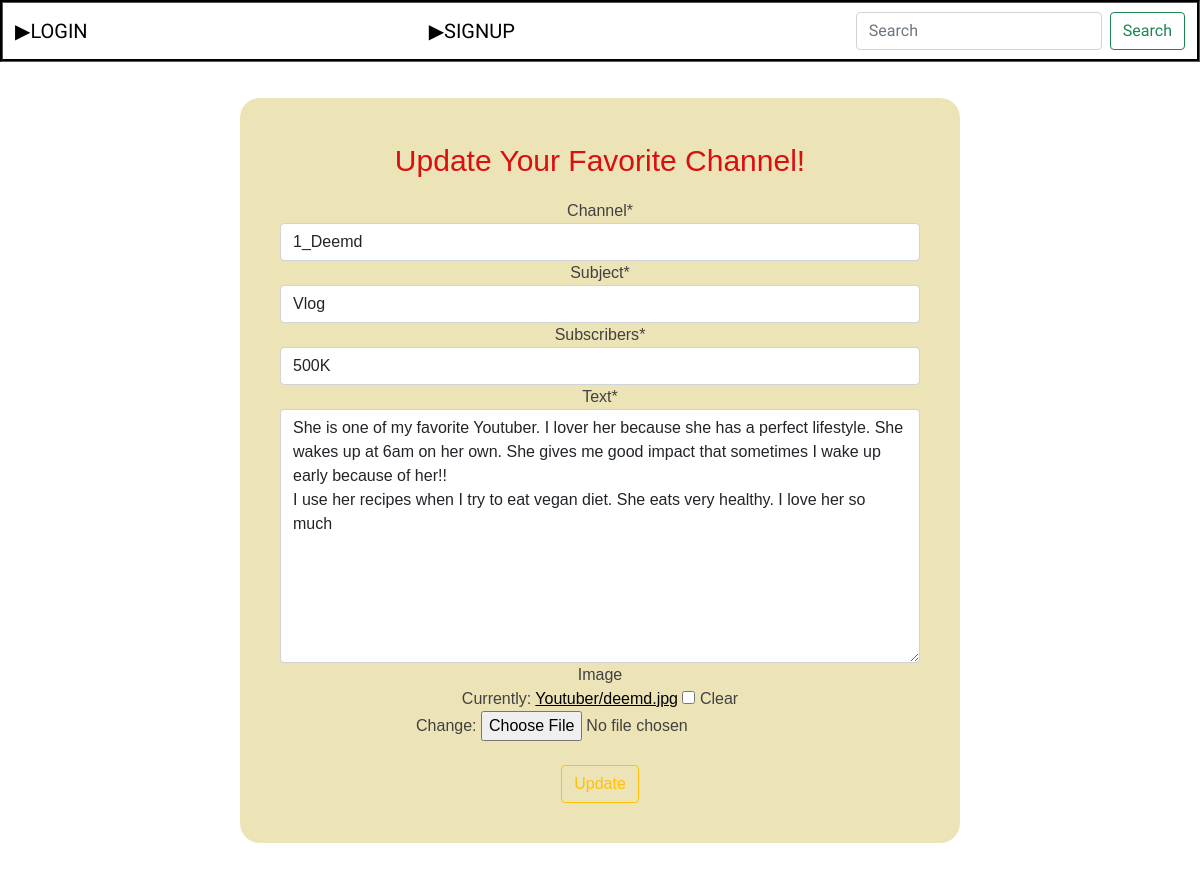
The page /favorite/edit/1 on the database its author committed.
### favorite/models.py (models this page shows, shortened)
class introduce_channel(models.Model):
    channel = models.CharField(max_length=100) #유튜브채널
    subject = models.CharField(max_length = 100) #영상주제
    subscribers = models.CharField(max_length = 50) #구독자수
    text = models.TextField() #추천이유
    date = models.DateTimeField() #날짜
    image = models.ImageField(upload_to = "Youtuber/", blank = True, null = True)
    image_thumbnail = ImageSpecField(source='image', processors=[ResizeToFill(200,200)],
                                           options={'quality': 100})

### favorite/views.py (the view)
# urls.py: path('edit/<str:id>', edit, name="edit"),
def edit(request,id):
    update_blog = get_object_or_404(introduce_channel, pk = id)
    if request.method == 'POST': #update #글을 수정하고 수정버튼을 눌렀을 때
        form = YoutubeChannelForm(request.POST, request.FILES, instance = update_blog)
        if form.is_valid():
            update_blog = form.save(commit = False)
            update_blog.date = timezone.now()
            update_blog.save()
            return redirect('/favorite/detail/' + str(id))#글이 저장되었으면 detail페이지
        return redirect('home') #가져온정보가 유효하지 않을 때 home으로 가게
    else: #Get방식
        form = YoutubeChannelForm(instance = update_blog)
        return render(request, 'edit.html', {'form' : form})

### favorite/forms.py
class YoutubeChannelForm(forms.ModelForm):
    class Meta:
        model = introduce_channel
        fields = ['channel', 'subject', 'subscribers', 'text',  'image']

### favorite/templates/edit.html (shortened to what this page needs)
{% extends 'base.html' %}
{% load crispy_forms_tags %}
{% block content %}
<div class="text">
    <div class="title">
        <p>Update Your Favorite Channel!</p>
    </div>
    <form method="post" enctype="multipart/form-data">
        {{ form | crispy }}
        <br>
        <button type="submit" class="btn btn-outline-warning">Update</button>
    </form>
</div>
{% endblock %}

### Youtuber/templates/base.html (style rules this page uses)
body { text-align: center; background-color: rgb(255, 255, 255); }
a { color: black; }

### favorite/templates/edit.html (style rules this page uses)
.text { border-radius: 20px; font-family: 'Alfa Slab One', 'Noto Sans KR', cursive, sans-serif; position: relative; margin: 3% 20%; z-index: 2; padding: 40px; background-color: rgb(236, 228, 182); color: rgb(65, 65, 65); }
.title { font-size: 30px; color: rgb(218, 15, 15); }

### rows shown on the page
introduce_channel: channel "1_Deemd", subject "Vlog", subscribers "500K", text "She is one of my favorite Youtuber. I lover her because she has a perfect lifestyle. She wakes up at 6am on her own. She gives me good impact that sometimes I wake up early because of her!! I use her recipes when I try to eat vegan diet. She eats very healthy. I love her so much"
